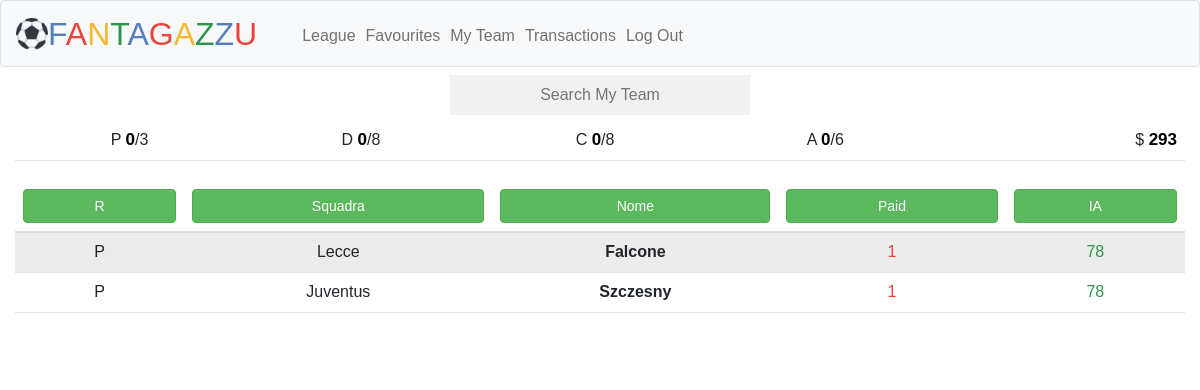
Screenshot of /MyTeam (signed in) with the database file from the repository.
### tables this page shows
CREATE TABLE 'users' (id INTEGER PRIMARY KEY AUTOINCREMENT NOT NULL, username TEXT NOT NULL, hash TEXT NOT NULL, 'tokens' INTEGER DEFAULT 300, 'p' INTEGER DEFAULT 0, 'd' INTEGER DEFAULT 0, 'c' INTEGER DEFAULT 0, 'a' INTEGER DEFAULT 0);

CREATE TABLE 'quot' ('Id', 'R', 'RM', 'Nome', 'Squadra','Qt_A' INTEGER,'Qt_I' INTEGER,'Diff' INTEGER,'Qt_A M' INTEGER,'Qt_I M' INTEGER,'Diff M' , 'FVM', 'FVM M','IA' INTEGER,'Bought' INTEGER DEFAULT NULL,'Paid' INTEGER DEFAULT NULL);

### app.py (the view)
@app.route("/MyTeam", methods=["GET", "POST"])
@login_required
def myteam():
    global ctrl
    user = session["user_id"]
    tuser = (user,)  # Convert to tuple
    conn = sqlite3.connect("fantasy.db")
    cursor = conn.cursor()
    cursor.execute("SELECT nome FROM quot WHERE Bought = ?;", tuser)
    rows = cursor.fetchall()
    cursor.close()
    conn.close()
    nomi = [row[0] for row in rows]
    faves = []
    favourites = db.execute("SELECT * FROM faves WHERE user = ?", user)
    for fave in favourites:
        faves.append(fave["player"])
    roles = db.execute("SELECT p,d,c,a,tokens FROM users WHERE id = ?", user)
    if request.method == "POST":
        if request.form["button"] == "r":
            if ctrl == "r":
                players = db.execute(
                    "SELECT quot.*, stat.Pv, stat.Mv, stat.Mf, stat.Gf, stat.Gs, stat.Rp, stat.Rc, stat.Rpiu, stat.Rmeno, stat.Ass, stat.Amm, stat.Esp, stat.Au FROM quot LEFT JOIN stat ON quot.Id = stat.Id WHERE quot.Bought = ? ORDER BY quot.R DESC, quot.Ia DESC;",
                    user,
                )
                ctrl = ""
            else:
                players = db.execute(
                    "SELECT quot.*, stat.Pv, stat.Mv, stat.Mf, stat.Gf, stat.Gs, stat.Rp, stat.Rc, stat.Rpiu, stat.Rmeno, stat.Ass, stat.Amm, stat.Esp, stat.Au FROM quot LEFT JOIN stat ON quot.Id = stat.Id WHERE quot.Bought = ? ORDER BY quot.R ASC, quot.Ia DESC;",
                    user,
                )
                ctrl = "r"
        elif request.form["button"] == "squadra":
            if ctrl == "s":
                players = db.execute(
                    "SELECT quot.*, stat.Pv, stat.Mv, stat.Mf, stat.Gf, stat.Gs, stat.Rp, stat.Rc, stat.Rpiu, stat.Rmeno, stat.Ass, stat.Amm, stat.Esp, stat.Au FROM quot LEFT JOIN stat ON quot.Id = stat.Id WHERE quot.Bought = ? ORDER BY quot.squadra DESC, quot.R DESC, quot.Ia DESC;",
                    user,
                )
                ctrl = ""
            else:
                players = db.execute(
                    "SELECT quot.*, stat.Pv, stat.Mv, stat.Mf, stat.Gf, stat.Gs, stat.Rp, stat.Rc, stat.Rpiu, stat.Rmeno, stat.Ass, stat.Amm, stat.Esp, stat.Au FROM quot LEFT JOIN stat ON quot.Id = stat.Id WHERE quot.Bought = ? ORDER BY quot.squadra ASC, quot.R DESC, quot.Ia DESC;",
                    user,
                )
                ctrl = "s"
        elif request.form["button"] == "nome":
            if ctrl == "n":
                players = db.execute(
                    "SELECT quot.*, stat.Pv, stat.Mv, stat.Mf, stat.Gf, stat.Gs, stat.Rp, stat.Rc, stat.Rpiu, stat.Rmeno, stat.Ass, stat.Amm, stat.Esp, stat.Au FROM quot LEFT JOIN stat ON quot.Id = stat.Id WHERE quot.Bought = ? ORDER BY quot.nome DESC;",
                    user,
                )
                ctrl = ""
            else:
                players = db.execute(
                    "SELECT quot.*, stat.Pv, stat.Mv, stat.Mf, stat.Gf, stat.Gs, stat.Rp, stat.Rc, stat.Rpiu, stat.Rmeno, stat.Ass, stat.Amm, stat.Esp, stat.Au FROM quot LEFT JOIN stat ON quot.Id = stat.Id WHERE quot.Bought = ? ORDER BY quot.nome ASC;",
                    user,
                )
                ctrl = "n"
        elif request.form["button"] == "paid":
            if ctrl == "q":
                players = db.execute(
                    "SELECT quot.*, stat.Pv, stat.Mv, stat.Mf, stat.Gf, stat.Gs, stat.Rp, stat.Rc, stat.Rpiu, stat.Rmeno, stat.Ass, stat.Amm, stat.Esp, stat.Au FROM quot LEFT JOIN stat ON quot.Id = stat.Id WHERE quot.Bought = ? ORDER BY quot.Paid DESC, quot.Ia DESC;",
                    user,
                )
                ctrl = ""
            else:
                players = db.execute(
                    "SELECT quot.*, stat.Pv, stat.Mv, stat.Mf, stat.Gf, stat.Gs, stat.Rp, stat.Rc, stat.Rpiu, stat.Rmeno, stat.Ass, stat.Amm, stat.Esp, stat.Au FROM quot LEFT JOIN stat ON quot.Id = stat.Id WHERE quot.Bought = ? ORDER BY quot.Paid ASC, quot.Ia DESC;",
                    user,
                )
                ctrl = "q"
        elif request.form["button"] == "ia":
            if ctrl == "i":
                players = db.execute(
                    "SELECT quot.*, stat.Pv, stat.Mv, stat.Mf, stat.Gf, stat.Gs, stat.Rp, stat.Rc, stat.Rpiu, stat.Rmeno, stat.Ass, stat.Amm, stat.Esp, stat.Au FROM quot LEFT JOIN stat ON quot.Id = stat.Id WHERE quot.Bought = ? ORDER BY quot.ia DESC;",
                    user,
                )
                ctrl = ""
            else:
                players = db.execute(
                    "SELECT quot.*, stat.Pv, stat.Mv, stat.Mf, stat.Gf, stat.Gs, stat.Rp, stat.Rc, stat.Rpiu, stat.Rmeno, stat.Ass, stat.Amm, stat.Esp, stat.Au FROM quot LEFT JOIN stat ON quot.Id = stat.Id WHERE quot.Bought = ? ORDER BY quot.ia ASC;",
                    user,
                )
                ctrl = "i"
        return render_template(
            "myteam.html",
            players=players,
            nomi=nomi,
            user=user,
            faves=faves,
            roles=roles,
        )
    else:
        players = db.execute(
            "SELECT quot.*, stat.Pv, stat.Mv, stat.Mf, stat.Gf, stat.Gs, stat.Rp, stat.Rc, stat.Rpiu, stat.Rmeno, stat.Ass, stat.Amm, stat.Esp, stat.Au FROM quot LEFT JOIN stat ON quot.Id = stat.Id WHERE quot.Bought = ?;",
            user,
        )
        return render_template(
            "myteam.html",
            players=players,
            nomi=nomi,
            user=user,
            faves=faves,
            roles=roles,
        )

### app.py (called while the page is built)
@app.after_request
def after_request(response):
    response.headers["Cache-Control"] = "no-cache, no-store, must-revalidate"
    response.headers["Expires"] = 0
    response.headers["Pragma"] = "no-cache"
    return response

def login_required(f):
    @wraps(f)
    def decorated_function(*args, **kwargs):
        if session.get("user_id") is None:
            return redirect("/Login")
        return f(*args, **kwargs)
    return decorated_function

### templates/myteam.html (shortened to what this page needs)
{% extends "index.html" %}
{% block main %}
<form action="/TeamSearch" method="post" class="search" >
  <div class="autocomplete" style="width:300px;">
    <input id="teamsearch" type="text" name="teamsearch" placeholder="Search My Team" style="text-align:center;">
  </div>
</form>
{% if not players %}
<br><br><br><br><br>
  <h4>No players were found!</h4>
{% else %}
  <br><br>
  <table class="table">
    <thead>
        <tr>
            <td class="text-center">P <span style='color: black; font-weight: bold; font-size: 17px'>{{roles[0]['p']}}</span>/3</td>
            <td class="text-center">D <span style='color: black; font-weight: bold; font-size: 17px'>{{roles[0]['d']}}</span>/8</td>
            <td class="text-center">C <span style='color: black; font-weight: bold; font-size: 17px'>{{roles[0]['c']}}</span>/8</td>
            <td class="text-center">A <span style='color: black; font-weight: bold; font-size: 17px'>{{roles[0]['a']}}</span>/6</td>
                <td class="text-end">$ <span style='color: black; font-weight: bold; font-size: 17px'>{{roles[0]['tokens']}}</span></td>
        </tr>
    </thead>
</table>
  <table class="table table-striped">
        <thead id="table-container">
          <tr>
            <form method="post" action="/MyTeam">
              <th class="text-center flex-fill"><button class="btn btn-success w-100" type="submit" name="button" value="r">R</button></th>
              <th class="text-center flex-fill"><button class="btn btn-success w-100" type="submit" name="button" value="squadra">Squadra</button></th>
              <th class="text-center flex-fill"><button class="btn btn-success w-100" type="submit" name="button" value="nome">Nome</button></th>
              <th class="text-center flex-fill"><button class="btn btn-success w-100" type="submit" name="button" value="paid">Paid</button></th>
              <th class="text-center flex-fill"><button class="btn btn-success w-100" type="submit" name="button" value="ia">IA</button></th>
            </form>
          </tr>
        </thead>
        <tbody>
          {% for player in players %}
          <tr onClick="modmodal('{{player.Id}}','{{player.R}}','{{player.RM}}',`{{player.Nome}}`,'{{player.Pv}}','{{player.Mv}}','{{player.Mf}}','{{player.Gf}}','{{player.Gs}}','{{player.Rp}}','{{player.Rc}}','{{player.Rpiu}}','{{player.Rmeno}}','{{player.Ass}}','{{player.Amm}}','{{player.Esp}}','{{player.Au}}','{{player.Bought}}','{{player.Paid}}', {{faves}})" data-toggle="modal" data-target="#exampleModal">
            <td class="text-center">{{player.R}}</td>
            <td class="text-center">{{player.Squadra}}</td>
            <td class="text-center"><strong>{{player.Nome}}</strong></td>
            <td class="text-center"><span style='color: #ea433b'>{{player.Paid}}</span></td>
            <td class="text-center"><span style='color: #2e944b'>{{player.IA}}</span></td>
          </tr>
        {% endfor %}
      </tbody>
    </table>
    {% endif %}
{% endblock %}

### templates/index.html (shortened to what this page needs)
<!DOCTYPE html>
<html lang="en">
    <head>
        <link href="https://cdn.jsdelivr.net/npm/bootstrap@5.1.3/dist/css/bootstrap.min.css" rel="stylesheet">
        <link rel="stylesheet" href="https://maxcdn.bootstrapcdn.com/bootstrap/3.4.1/css/bootstrap.min.css">
        <link href="/static/styles.css" rel="stylesheet">
    </head>
    <body>
        <nav class="bg-light border navbar navbar-expand-md navbar-light">
            <div class="container-fluid">
                <img src="/static/favicon.ico" width="32">
                <a class="navbar-brand" href="/"><span class="blue">F</span><span class="red">A</span><span class="yellow">N</span><span class="green">T</span><span class="blue">A</span><span class="red">G</span><span class="yellow">A</span><span class="green">Z</span><span class="blue">Z</span><span class="red">U</span></a>
                <div class="collapse navbar-collapse" id="navbar">
                    {% if session["user_id"] %}
                        <ul class="navbar-nav me-auto mt-2 text-center">
                            <li class="nav-item"><a class="nav-link" href="/League">League</a></li>
                            <li class="nav-item"><a class="nav-link" href="/Favourites">Favourites</a></li>
                            <li class="nav-item"><a class="nav-link" href="/MyTeam">My Team</a></li>
                            <li class="nav-item"><a class="nav-link" href="/Transactions">Transactions</a></li>
                        </ul>
                        <ul class="navbar-nav me-auto mt-2 text-center">
                            <li class="nav-item"><a class="nav-link" href="/logout">Log Out</a></li>
                        </ul>
                    {% else %}
                        <ul class="navbar-nav me-auto mt-2 text-center">
                            <li class="nav-item"><a class="nav-link" href="/Register">Register</a></li>
                            <li class="nav-item"><a class="nav-link" href="/Login">Log In</a></li>
                        </ul>
                    {% endif %}
                </div>
            </div>
        </nav>
        <br><br><br>
        <main class="container-fluid py-5 text-center">
            {% block main %}{% endblock %}
        </main>
    </body>
</html>

### static/styles.css (style rules this page uses)
nav .navbar-brand { font-size: xx-large; }
nav .navbar-brand .blue { color: #537fbe; }
nav .navbar-brand .red { color: #ea433b; }
nav .navbar-brand .yellow { color: #f5b82e; }
nav .navbar-brand .green { color: #2e944b; }
.search { position: fixed; top: 97px; left: 50%; transform: translate(-50%, -55%); }
.navbar { position: fixed; top: 0; left: 0; right: 0; z-index: 1000; }
* { box-sizing: border-box; }
body { font: 16px Arial; }
.autocomplete { position: relative; display: inline-block; }
input { border: 1px solid transparent; background-color: #f1f1f1; padding: 10px; font-size: 16px; }
input[type=text] { background-color: #f1f1f1; width: 100%; }

### rows the page displays
users: p "0", d "0", c "0", a "0", tokens "293"
quot: R "P", Squadra "Lecce", Nome "Falcone", Paid "1", IA "78"
quot: R "P", Squadra "Juventus", Nome "Szczesny", Paid "1", IA "78"
